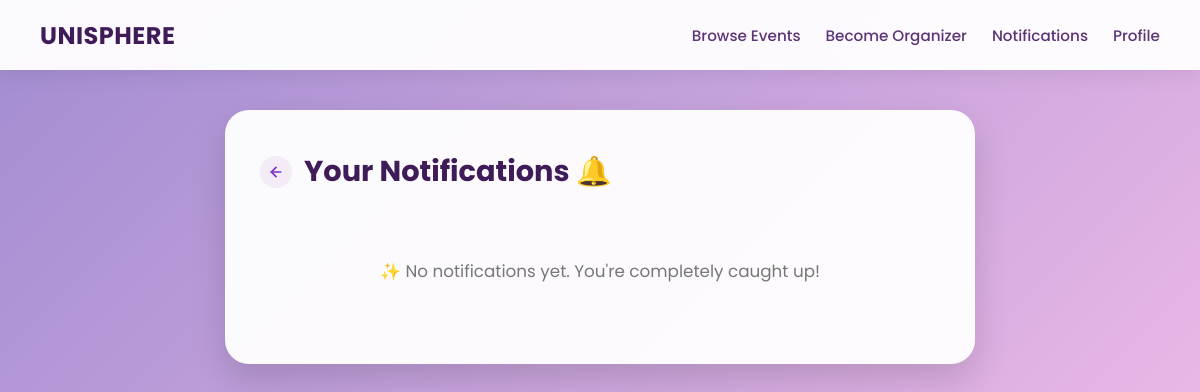
Before: /notifications (signed in) with the older database file.
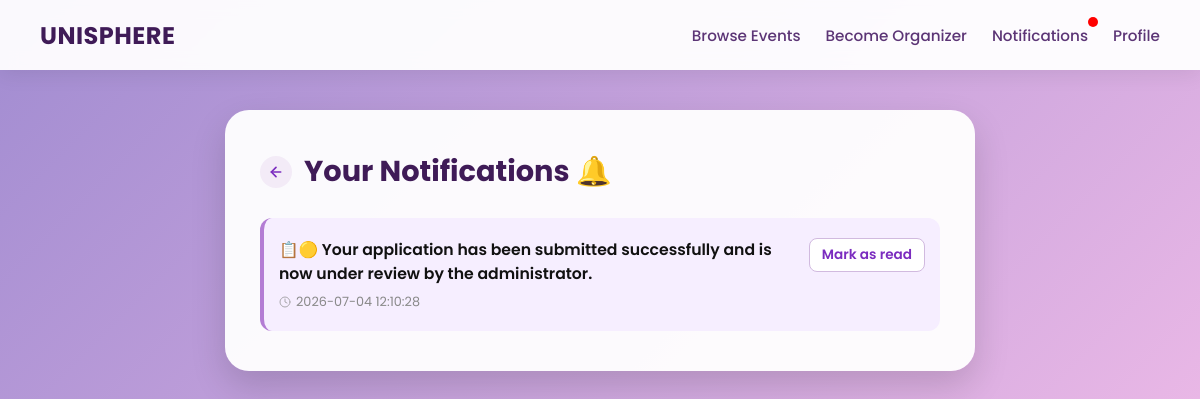
After: the same page with the newer database file.
### tables this page shows
CREATE TABLE notifications (
    id INTEGER PRIMARY KEY AUTOINCREMENT,
    student_id varchar(10) NOT NULL,
    message TEXT NOT NULL,
    type TEXT NOT NULL,
    is_read INTEGER DEFAULT 0,
    created_at TIMESTAMP DEFAULT CURRENT_TIMESTAMP, redirect TEXT,
    FOREIGN KEY (student_id) REFERENCES users_general(student_id)
);

### app.py (the view)
@app.route('/notifications')
def notifications():
    username = session.get('user')
    if not username:
        return redirect(url_for('signin'))
    conn = get_db_connection()
    cursor = conn.cursor()
    cursor.execute("""
        SELECT student_id FROM users_general WHERE username = ?
    """, (username,))
    user = cursor.fetchone()
    if not user:
        conn.close()
        return "User not found"
    create_event_reminders(user["student_id"])
    cursor.execute("""
        SELECT * FROM notifications
        WHERE student_id = ?
        ORDER BY created_at DESC
    """, (user["student_id"],))
    notifications_list = cursor.fetchall()
    cursor.execute("""
        SELECT COUNT(*)
        FROM notifications
        WHERE student_id=? AND is_read=0
    """, (user["student_id"],))
    unread_notifications = cursor.fetchone()[0]
    conn.close()
    return render_template("notifications.html", notifications=notifications_list, unread_notifications=unread_notifications)

### app.py (called while the page is built, shortened)
def get_db_connection():
    conn = sqlite3.connect('database.db')
    conn.row_factory = sqlite3.Row
    conn.execute("PRAGMA foreign_keys = 1")
    return conn

def create_event_reminders(student_id):
    conn = get_db_connection()
    cursor = conn.cursor()
    cursor.execute("""
        SELECT
            e.event_id,
            e.event_name,
            e.start_date AS date,
            e.start_time AS time
        FROM event_registrations r
        JOIN events e
            ON r.event_id = e.event_id
        WHERE r.student_id = ?
    """, (student_id,))
    events = cursor.fetchall()
    today = datetime.today().date()
    tomorrow = today + timedelta(days=1)
    conn.commit()
    conn.close()

@app.context_processor
def inject_notifications():
    if 'student_id' not in session:
        return dict(unread_notifications=0)
    conn = get_db_connection()
    cursor = conn.cursor()
    cursor.execute("SELECT COUNT(*) AS total FROM notifications WHERE student_id = ? AND is_read = 0",
    (session['student_id'],))
    result = cursor.fetchone()
    conn.close()
    return dict(unread_notifications=result['total'])

### templates/notifications.html (shortened to what this page needs)
<!DOCTYPE html>
<html lang="en">
<head>
</head>
<body>
    <nav class="navbar">
        <a class="navbar-brand" href="/user_dashboard">UniSphere</a>
        <div class="navbar-links">
            {% if session.get('role') == 'user' %}
                    <a href="/eventbrowsing">Browse Events</a>
                    <a href="/be_organizer">Become Organizer</a>
                    <a href="/notifications" class="notification-link">
                        Notifications
                        {% if unread_notifications > 0 %}
                            <span class="notification-dot"></span>
                        {% endif %}
                    </a>
                    <a href="/user_dashboard">Profile</a>
                {% endif %}
        </div>
    </nav>
    <div class="container">
        <div class="title-wrapper">
            <a href="/user_dashboard" class="inline-back-arrow" title="Return to user dashboard">
                <svg xmlns="http://www.w3.org/2000/svg" width="16" height="16" viewBox="0 0 24 24" fill="none" stroke="currentColor" stroke-width="2.5" stroke-linecap="round" stroke-linejoin="round">
                    <line x1="19" y1="12" x2="5" y2="12"></line>
                    <polyline points="12 19 5 12 12 5"></polyline>
                </svg>
            </a>
            <h2>Your Notifications 🔔</h2>
        </div>
        {% if notifications %}
            {% for n in notifications %}
                <div class="notification {% if n['is_read'] == 0 %}unread{% else %}read{% endif %}">
                    <div class="notification-content">
                        <span class="msg-text">
                            {% if n['type'] == 'Confirmation' %}
                                ✅
                            {% elif n['type'] == 'Reminder' %}
                                ⏰
                            {% elif n['type'] == 'Cancellation' %}
                                ❌
                            {% elif n['type'] == 'Profile Updated' %}
                                👤
                            {% elif n['type'] == 'Email Changed' %}
                                📧
                            {% elif n['type'] == 'Password Changed' %}
                                🔐
                            {% elif n['type'] == 'Event Pending' %}
                                🎉🟡
                            {% elif n['type'] == 'Event Approved' %}
                                🎉🟢
                            {% elif n['type'] == 'Event Redo' %}
                                🎉🔵
                            {% elif n['type'] == 'Event Cancelled' %}
                                🎉📢❌️
                            {% elif n['type'] == 'Application Pending' %}
                                📋🟡
                            {% elif n['type'] == 'Application Approved' %}
                                📋🟢
                            {% elif n['type'] == 'Application Rejected' %}
                                📋🔴
                            {% endif %}
                            {{ n['message'] }}
                        </span>
                        {% if n['is_read'] == 0 %}
                            <a class="mark-read" href="{{ url_for('mark_notification_read', notification_id=n['id']) }}">
                                Mark as read
                            </a>
                        {% endif %}
                    </div>
                    <div class="notification-meta">
                        <svg xmlns="http://www.w3.org/2000/svg" width="12" height="12" viewBox="0 0 24 24" fill="none" stroke="currentColor" stroke-width="2" stroke-linecap="round" stroke-linejoin="round" style="opacity:0.7;">
                            <circle cx="12" cy="12" r="10"></circle>
                            <polyline points="12 6 12 12 16 14"></polyline>
                        </svg>
                        {{ n['created_at'] }}
                    </div>
                </div>
            {% endfor %}
        {% else %}
            <div class="empty">
                <p>✨ No notifications yet. You're completely caught up!</p>
            </div>
        {% endif %}
    </div>
</body>
</html>

Changed rows visible on the page:
added notifications: message "Your application has been submitted successfully and is now under review by the administrator.", created_at "2026-07-04 12:10:28"
Other visible differences:
text no longer shown: "✨ No notifications yet. You're completely caught up!"
